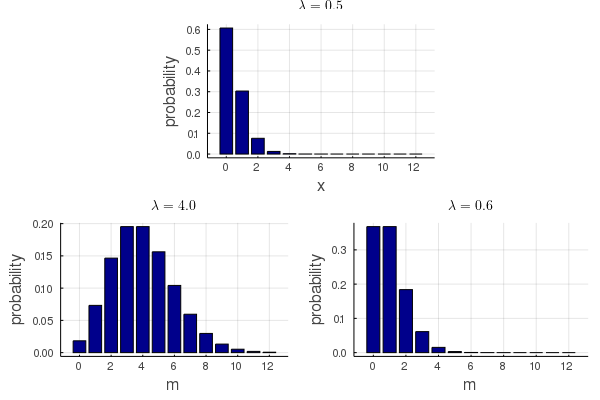

This figure's Julia source:
using Plots
using Plots.PlotMeasures
using LaTeXStrings

X_LIM = 12

x = 0:X_LIM

function Poisson(x, λ)
  return λ^x * exp(-λ) / factorial(x)
end

Poi = Poisson.(x, 0.5)

#### plot ####
l = @layout [a; b c]
color=:darkblue; margin = 40mm
fs = 10 # fontsize

a = bar(x, Poisson.(x,0.5), title=L"\lambda=0.5", label="",
          color=color, xlabel="x", ylabel="probability",
          titlefont=fs, bar_edges=true,
          left_margin=margin, right_margin=margin)
b = bar(x, Poisson.(x,4.0), title=L"\lambda=4.0", label="",
          titlefont=fs, bar_edges= true,
          color=color, xlabel="m", ylabel="probability")

c = bar(x, Poisson.(x, 1.0), title=L"\lambda=0.6", label="",
          titlefont=fs, bar_edges=true,
          color=color, xlabel="m", ylabel="probability")
plot(a,b,c, layout=l)
savefig("fig_2_06.png")


